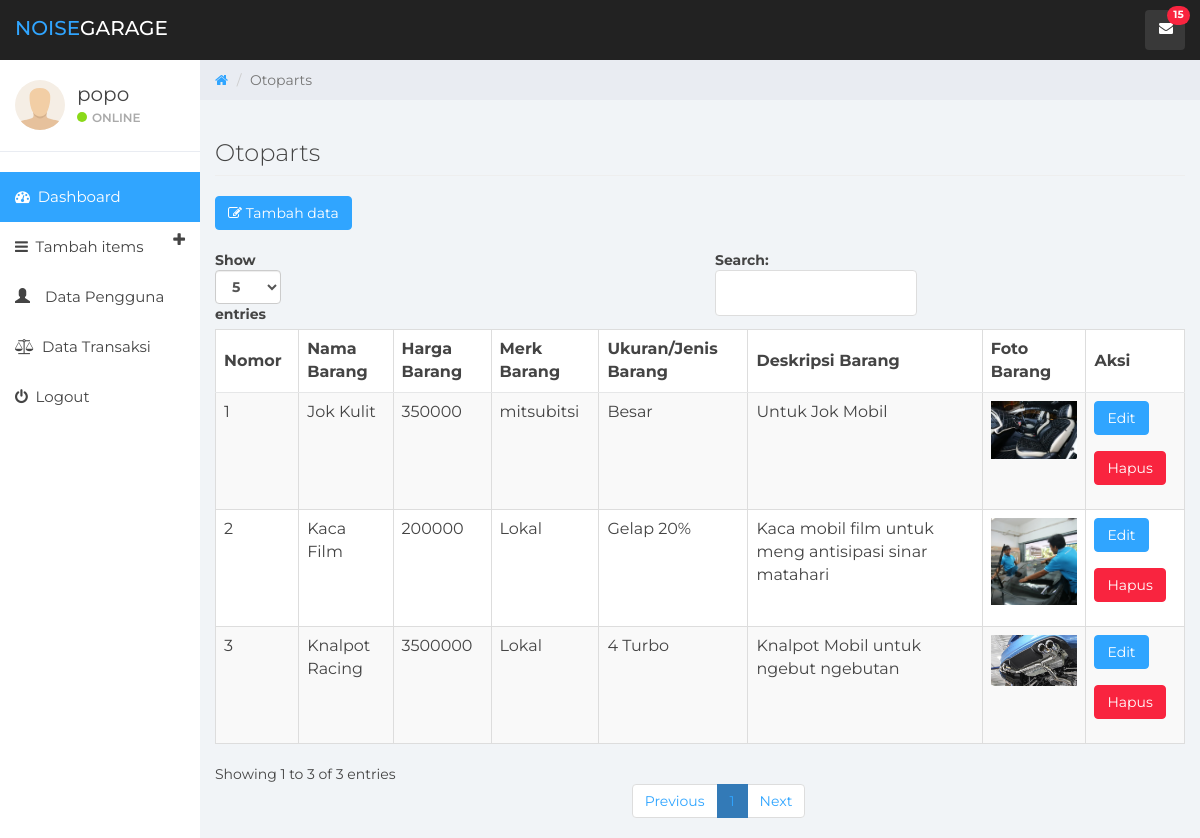
Page /admin/pageotoparts.php (signed in) on the committed database.
### tables this page shows
CREATE TABLE `tabel_otoparts` (
  `id_otopart` int(11) NOT NULL,
  `nama_otopart` varchar(32) NOT NULL,
  `harga_otopart` int(11) NOT NULL,
  `merek_otopart` varchar(32) NOT NULL,
  `ukuran_otopart` varchar(16) NOT NULL,
  `deskripsi_otopart` varchar(300) NOT NULL,
  `image_otopart` varchar(255) NOT NULL
);

### admin/data_otoparts.php (called while the page is built, shortened)
<?php
require_once '../config/koneksi.php';
try {
    $sql = 'SELECT * FROM `tabel_otoparts`';
    $q = $db->query($sql);
} catch (PDOException $e) {
    die("Tidak Bisa Membuka Database $database_name :" . $e->getMessage());
}

### admin/pageotoparts.php (the view, shortened to what this page needs)
<?php
include 'header.php';
include 'slider.php';
?>
<?php
require_once('data_otoparts.php');
?>
<div class="col-sm-9 col-sm-offset-3 col-lg-10 col-lg-offset-2 main">
    <div class="row">
        <ol class="breadcrumb">
            <li><a href="index.php">
                    <em class="fa fa-home"></em>
                </a></li>
            <li class="active">Otoparts</li>
        </ol>
    </div>
    <div class="row">
        <div class="col-lg-12">
            <h3 class="page-header">Otoparts</h3>
        </div>
    </div>
    <div class="table-responsive">
        <div>
            <a href="addotoparts.php" class="btn btn-primary">
                <i class="fa fa-edit"></i>
                Tambah data
            </a>
        </div>
        <br>
        <table id="dataregister" class="table table-striped table-bordered" style="width:100%">
            <thead>
                <tr>
                    <th>Nomor</th>
                    <th>Nama Barang</th>
                    <th>Harga Barang</th>
                    <th>Merk Barang</th>
                    <th>Ukuran/Jenis Barang</th>
                    <th>Deskripsi Barang</th>
                    <th>Foto Barang</th>
                    <th>Aksi</th>
                </tr>
            </thead>
            <tbody>
                <?php
                $no = 0;
                while ($row = $q->fetch()) :
                    $no++;
                    $nama_otopart = $row['nama_otopart'];
                    $harga_otopart = $row['harga_otopart'];
                    $merek_otopart = $row['merek_otopart'];
                    $ukuran_otopart = $row['ukuran_otopart'];
                    $deskripsi_otopart = $row['deskripsi_otopart'];
                    $image_otopart = $row['image_otopart'];
                ?>
                    <tr>
                        <td><?php echo $no ?></td>
                        <td><?php echo $nama_otopart ?></td>
                        <td><?php echo $harga_otopart ?></td>
                        <td><?php echo $merek_otopart ?></td>
                        <td><?php echo $ukuran_otopart ?></td>
                        <td><?php echo $deskripsi_otopart ?></td>
                        <td align="center">
                            <img src="vendor/img/otoparts/<?php echo $image_otopart ?>" class="img-responsive" width="150px">
                        </td>
                        <td>
                            <form action="editotoparts.php" method="POST">
                                <button type=" submit" class="btn btn-primary">Edit</button>
                            </form>
                            <form action="config/hapusotoparts.php" method="POST">
                                <button type="submit" class="btn btn-danger">Hapus</button>
                        </td>
                    </tr>
                <?php endwhile; ?>
            </tbody>
        </table>
    </div>
</div>

### rows in the picture
tabel_otoparts: nama_otopart "Jok Kulit", harga_otopart "350000", merek_otopart "mitsubitsi", ukuran_otopart "Besar", deskripsi_otopart "Untuk Jok Mobil", image_otopart (picture)
tabel_otoparts: nama_otopart "Kaca Film", harga_otopart "200000", merek_otopart "Lokal", ukuran_otopart "Gelap 20%", deskripsi_otopart "Kaca mobil film untuk meng antisipasi sinar matahari", image_otopart (picture)
tabel_otoparts: nama_otopart "Knalpot Racing", harga_otopart "3500000", merek_otopart "Lokal", ukuran_otopart "4 Turbo", deskripsi_otopart "Knalpot Mobil untuk ngebut ngebutan", image_otopart (picture)

### other values in the picture
$_SESSION["user"]["username"] "popo"
